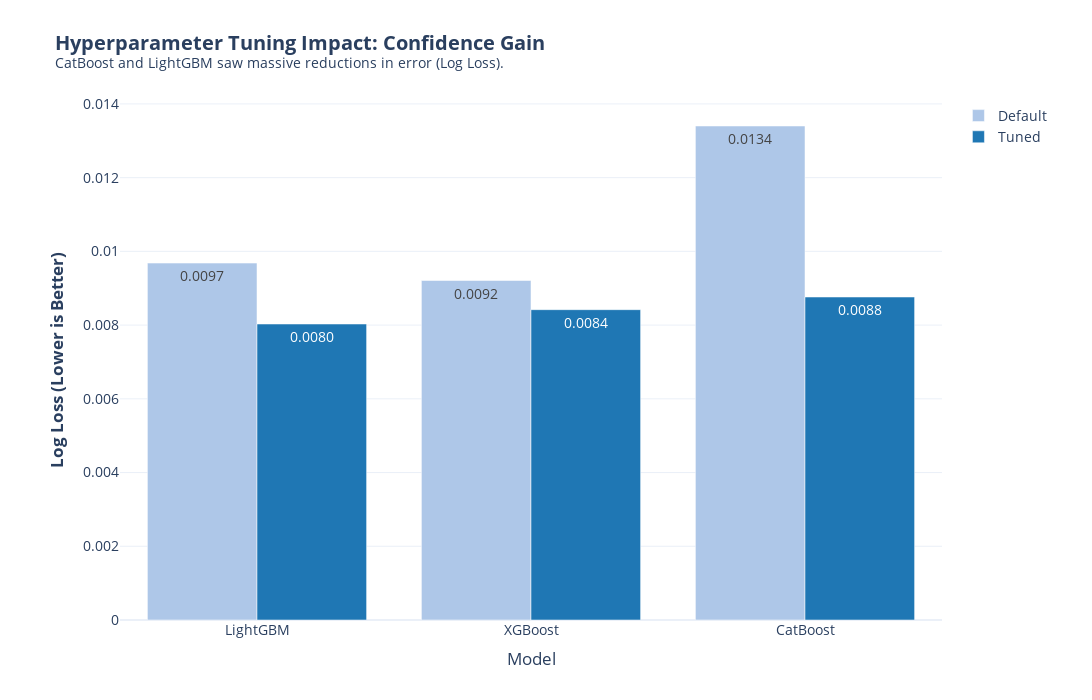

Notebook source saved alongside this figure:
### Code cell
# --- FIGURE 2: The Tuning Lift (Before vs. After) ---
# Goal: Visualize the massive drop in Log Loss for the Top 3 models.

# 1. Reshape Data for Grouped Bar Chart
df_viz = df_tuned[['Model', 'Default_LogLoss', 'Tuned_LogLoss']].melt(
    id_vars='Model', 
    var_name='Version', 
    value_name='LogLoss'
)
df_viz['Version'] = df_viz['Version'].replace({'Default_LogLoss': 'Default', 'Tuned_LogLoss': 'Tuned'})

# 2. Plot
fig2 = px.bar(
    df_viz,
    x="Model",
    y="LogLoss",
    color="Version",
    barmode="group",
    text_auto=".4f",
    title="<b>Hyperparameter Tuning Impact: Confidence Gain</b><br><sup>CatBoost and LightGBM saw massive reductions in error (Log Loss).</sup>",
    color_discrete_map={'Default': '#aec7e8', 'Tuned': '#1f77b4'} # Light Blue vs Dark Blue
)

fig2.update_layout(
    height=700,
    width=1400,
    margin=dict(l=120, r=150),
    yaxis_title="<b>Log Loss (Lower is Better)</b>",
    template="plotly_white",
    font=dict(size=14),
    legend_title_text=""
)

# Save
fig2.write_image(f"{FIGURES_DIR}task5_fig2_tuning_lift.png", scale=3, width=1400, height=700)
fig2.show()
print(f"[OUTPUT] Figure 2 saved to {FIGURES_DIR}")

### Figure 1 — Plotly figure (JSON) as saved in the notebook; plotly's stock layout.template omitted (floating-point values rounded to 4 significant figures)
{"data": [{"alignmentgroup": "True", "hovertemplate": "Version=Default<br>Model=%{x}<br>LogLoss=%{y}<extra></extra>", "legendgroup": "Default", "marker": {"color": "#aec7e8", "pattern": {"shape": ""}}, "name": "Default", "offsetgroup": "Default", "orientation": "v", "showlegend": true, "textposition": "auto", "texttemplate": "%{y:.4f}", "type": "bar", "x": ["LightGBM", "XGBoost", "CatBoost"], "xaxis": "x", "y": [0.009682, 0.00921, 0.0134], "yaxis": "y"}, {"alignmentgroup": "True", "hovertemplate": "Version=Tuned<br>Model=%{x}<br>LogLoss=%{y}<extra></extra>", "legendgroup": "Tuned", "marker": {"color": "#1f77b4", "pattern": {"shape": ""}}, "name": "Tuned", "offsetgroup": "Tuned", "orientation": "v", "showlegend": true, "textposition": "auto", "texttemplate": "%{y:.4f}", "type": "bar", "x": ["LightGBM", "XGBoost", "CatBoost"], "xaxis": "x", "y": [0.008029, 0.008419, 0.008762], "yaxis": "y"}], "layout": {"barmode": "group", "font": {"size": 14}, "height": 700, "legend": {"title": {"text": ""}, "tracegroupgap": 0}, "margin": {"l": 120, "r": 150}, "title": {"text": "<b>Hyperparameter Tuning Impact: Confidence Gain</b><br><sup>CatBoost and LightGBM saw massive reductions in error (Log Loss).</sup>"}, "width": 1400, "xaxis": {"anchor": "y", "domain": [0, 1], "title": {"text": "Model"}}, "yaxis": {"anchor": "x", "domain": [0, 1], "title": {"text": "<b>Log Loss (Lower is Better)</b>"}}}}
